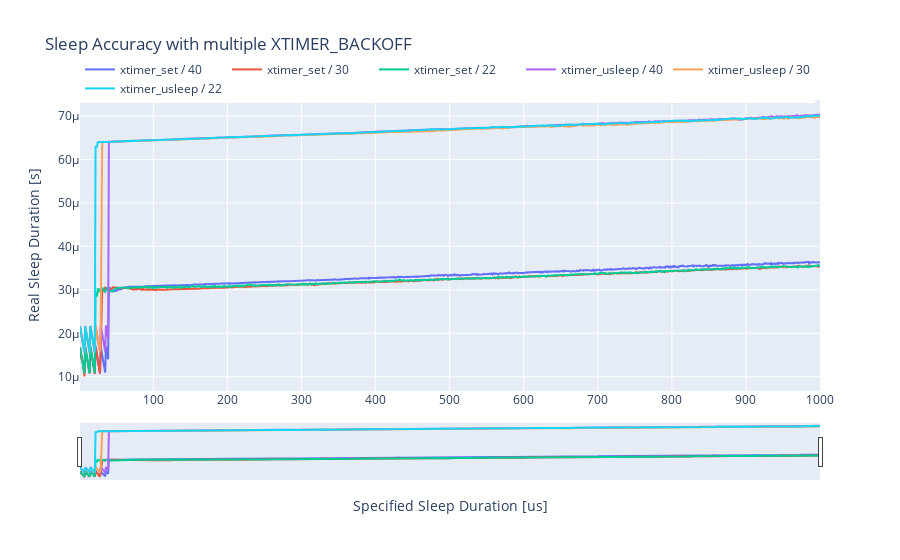

Here is the notebook cell this chart was saved with:
### Code cell
xtimer_set_traces = []
xtimer_usleep_traces = []
for backoff in sleep_accuracy['backoff'].unique():
    xtimer_set = sleep_accuracy.loc[sleep_accuracy['type'] == 'xtimer_set']
    data = xtimer_set[xtimer_set['backoff'] == backoff]
    xtimer_set_traces.append(go.Scatter(x=data['duration'], y=data['mean'], name=f'xtimer_set / {backoff}'))

    xtimer_set = sleep_accuracy.loc[sleep_accuracy['type'] == 'xtimer_usleep']
    data = xtimer_set[xtimer_set['backoff'] == backoff]
    xtimer_usleep_traces.append(go.Scatter(x=data['duration'], y=data['mean'], name=f'xtimer_usleep / {backoff}'))


sleep_accuracy_fig = go.Figure()
sleep_accuracy_fig.add_traces(xtimer_set_traces)
sleep_accuracy_fig.add_traces(xtimer_usleep_traces)
sleep_accuracy_fig.update_layout(
    title="Sleep Accuracy with multiple XTIMER_BACKOFF",
    xaxis_title="Specified Sleep Duration [us]",
    yaxis_title="Real Sleep Duration [s]",
)

# add range slider
sleep_accuracy_fig.update_layout(
    xaxis=dict(
        rangeslider=dict(
            visible=True,
        )
    )
)

sleep_accuracy_fig.update_layout(legend=dict(orientation="h",yanchor="bottom",y=0.99))
sleep_accuracy_fig.write_html("docs/sleep_accuracy.html")
sleep_accuracy_fig.show()

### Figure 1 — Plotly figure (JSON) as saved in the notebook; plotly's stock layout.template omitted (floating-point values rounded to 4 significant figures; data arrays with more than 128 entries replaced by an {"elided": "..."} marker saying what was removed)
{"data": [{"name": "xtimer_set / 40", "type": "scatter", "x": {"elided": "1000 str values"}, "y": {"elided": "1000 float values"}}, {"name": "xtimer_set / 30", "type": "scatter", "x": {"elided": "1000 str values"}, "y": {"elided": "1000 float values"}}, {"name": "xtimer_set / 22", "type": "scatter", "x": {"elided": "1000 str values"}, "y": {"elided": "1000 float values"}}, {"name": "xtimer_usleep / 40", "type": "scatter", "x": {"elided": "1000 str values"}, "y": {"elided": "1000 float values"}}, {"name": "xtimer_usleep / 30", "type": "scatter", "x": {"elided": "1000 str values"}, "y": {"elided": "1000 float values"}}, {"name": "xtimer_usleep / 22", "type": "scatter", "x": {"elided": "1000 str values"}, "y": {"elided": "1000 float values"}}], "layout": {"legend": {"orientation": "h", "y": 0.99, "yanchor": "bottom"}, "title": {"text": "Sleep Accuracy with multiple XTIMER_BACKOFF"}, "xaxis": {"rangeslider": {"visible": true}, "title": {"text": "Specified Sleep Duration [us]"}}, "yaxis": {"title": {"text": "Real Sleep Duration [s]"}}}}
